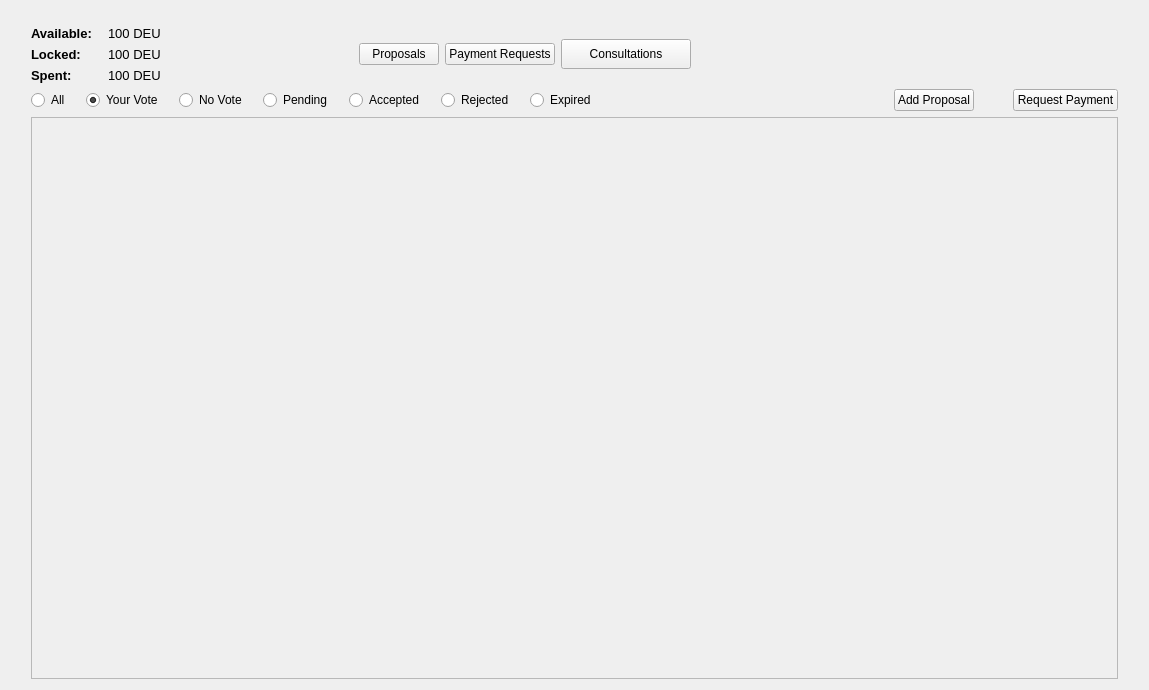
<?xml version="1.0" encoding="UTF-8"?>
<ui version="4.0">
 <class>CommunityFundPage</class>
 <widget class="QWidget" name="CommunityFundPage">
  <property name="geometry">
   <rect>
    <x>0</x>
    <y>0</y>
    <width>1149</width>
    <height>690</height>
   </rect>
  </property>
  <property name="windowTitle">
   <string>Form</string>
  </property>
  <layout class="QVBoxLayout" name="verticalLayout_2">
   <item>
    <layout class="QHBoxLayout" name="horizontalLayoutBase">
     <item>
      <spacer name="horizontalSpacer_3">
       <property name="orientation">
        <enum>Qt::Horizontal</enum>
       </property>
       <property name="sizeType">
        <enum>QSizePolicy::Fixed</enum>
       </property>
       <property name="sizeHint" stdset="0">
        <size>
         <width>20</width>
         <height>20</height>
        </size>
       </property>
      </spacer>
     </item>
     <item>
      <layout class="QVBoxLayout" name="verticalLayoutBase">
       <item>
        <spacer name="verticalSpacer">
         <property name="orientation">
          <enum>Qt::Vertical</enum>
         </property>
         <property name="sizeType">
          <enum>QSizePolicy::Maximum</enum>
         </property>
         <property name="sizeHint" stdset="0">
          <size>
           <width>40</width>
           <height>15</height>
          </size>
         </property>
        </spacer>
       </item>
       <item>
        <layout class="QHBoxLayout" name="horizontalLayoutMain">
         <item>
          <layout class="QVBoxLayout" name="verticalLayoutFundState">
           <item>
            <widget class="QLabel" name="labelAvailable">
             <property name="maximumSize">
              <size>
               <width>70</width>
               <height>17</height>
              </size>
             </property>
             <property name="font">
              <font>
               <pointsize>10</pointsize>
               <weight>75</weight>
               <bold>true</bold>
              </font>
             </property>
             <property name="text">
              <string>Available:</string>
             </property>
            </widget>
           </item>
           <item>
            <widget class="QLabel" name="labelLocked">
             <property name="maximumSize">
              <size>
               <width>70</width>
               <height>17</height>
              </size>
             </property>
             <property name="font">
              <font>
               <pointsize>10</pointsize>
               <weight>75</weight>
               <bold>true</bold>
              </font>
             </property>
             <property name="text">
              <string>Locked:</string>
             </property>
            </widget>
           </item>
           <item>
            <widget class="QLabel" name="labelSpent">
             <property name="maximumSize">
              <size>
               <width>70</width>
               <height>17</height>
              </size>
             </property>
             <property name="font">
              <font>
               <pointsize>10</pointsize>
               <weight>75</weight>
               <bold>true</bold>
              </font>
             </property>
             <property name="text">
              <string>Spent:</string>
             </property>
            </widget>
           </item>
          </layout>
         </item>
         <item>
          <spacer name="horizontalSpacer_9">
           <property name="orientation">
            <enum>Qt::Horizontal</enum>
           </property>
           <property name="sizeType">
            <enum>QSizePolicy::Fixed</enum>
           </property>
           <property name="sizeHint" stdset="0">
            <size>
             <width>10</width>
             <height>20</height>
            </size>
           </property>
          </spacer>
         </item>
         <item>
          <layout class="QVBoxLayout" name="verticalLayoutAmount">
           <item>
            <widget class="QLabel" name="labelAvailableAmount">
             <property name="maximumSize">
              <size>
               <width>1000</width>
               <height>17</height>
              </size>
             </property>
             <property name="font">
              <font>
               <pointsize>10</pointsize>
              </font>
             </property>
             <property name="text">
              <string>100 DEU</string>
             </property>
            </widget>
           </item>
           <item>
            <widget class="QLabel" name="labelLockedAmount">
             <property name="maximumSize">
              <size>
               <width>1000</width>
               <height>17</height>
              </size>
             </property>
             <property name="font">
              <font>
               <pointsize>10</pointsize>
              </font>
             </property>
             <property name="text">
              <string>100 DEU</string>
             </property>
            </widget>
           </item>
           <item>
            <widget class="QLabel" name="labelSpentAmount">
             <property name="maximumSize">
              <size>
               <width>1000</width>
               <height>17</height>
              </size>
             </property>
             <property name="font">
              <font>
               <pointsize>10</pointsize>
              </font>
             </property>
             <property name="text">
              <string>100 DEU</string>
             </property>
            </widget>
           </item>
          </layout>
         </item>
         <item>
          <spacer name="horizontalSpacer_2">
           <property name="orientation">
            <enum>Qt::Horizontal</enum>
           </property>
           <property name="sizeType">
            <enum>QSizePolicy::Expanding</enum>
           </property>
           <property name="sizeHint" stdset="0">
            <size>
             <width>0</width>
             <height>20</height>
            </size>
           </property>
          </spacer>
         </item>
         <item>
          <widget class="QPushButton" name="pushButtonProposals">
           <property name="text">
            <string>Proposals</string>
           </property>
          </widget>
         </item>
         <item>
          <widget class="QPushButton" name="pushButtonPaymentRequests">
           <property name="text">
            <string>Payment Requests</string>
           </property>
          </widget>
         </item>
         <item>
          <widget class="QPushButton" name="pushButtonConsultations">
           <property name="minimumSize">
            <size>
             <width>130</width>
             <height>30</height>
            </size>
           </property>
           <property name="maximumSize">
            <size>
             <width>130</width>
             <height>30</height>
            </size>
           </property>
           <property name="text">
            <string>Consultations</string>
           </property>
          </widget>
         </item>
         <item>
          <spacer name="horizontalSpacer_10">
           <property name="orientation">
            <enum>Qt::Horizontal</enum>
           </property>
           <property name="sizeType">
            <enum>QSizePolicy::Expanding</enum>
           </property>
           <property name="sizeHint" stdset="0">
            <size>
             <width>0</width>
             <height>20</height>
            </size>
           </property>
          </spacer>
         </item>
         <item>
          <spacer name="horizontalSpacer_11">
           <property name="orientation">
            <enum>Qt::Horizontal</enum>
           </property>
           <property name="sizeType">
            <enum>QSizePolicy::Fixed</enum>
           </property>
           <property name="sizeHint" stdset="0">
            <size>
             <width>235</width>
             <height>20</height>
            </size>
           </property>
          </spacer>
         </item>
        </layout>
       </item>
       <item>
        <layout class="QHBoxLayout" name="horizontalLayoutVote">
         <item>
          <widget class="QRadioButton" name="radioButtonAll">
           <property name="maximumSize">
            <size>
             <width>16777215</width>
             <height>20</height>
            </size>
           </property>
           <property name="text">
            <string>All</string>
           </property>
           <property name="iconSize">
            <size>
             <width>25</width>
             <height>25</height>
            </size>
           </property>
           <property name="checked">
            <bool>false</bool>
           </property>
          </widget>
         </item>
         <item>
          <spacer name="horizontalSpacer_8">
           <property name="orientation">
            <enum>Qt::Horizontal</enum>
           </property>
           <property name="sizeType">
            <enum>QSizePolicy::Fixed</enum>
           </property>
           <property name="sizeHint" stdset="0">
            <size>
             <width>10</width>
             <height>20</height>
            </size>
           </property>
          </spacer>
         </item>
         <item>
          <widget class="QRadioButton" name="radioButtonYourVote">
           <property name="maximumSize">
            <size>
             <width>16777215</width>
             <height>20</height>
            </size>
           </property>
           <property name="text">
            <string>Your Vote</string>
           </property>
           <property name="iconSize">
            <size>
             <width>25</width>
             <height>25</height>
            </size>
           </property>
           <property name="checked">
            <bool>true</bool>
           </property>
          </widget>
         </item>
         <item>
          <spacer name="horizontalSpacer_7">
           <property name="orientation">
            <enum>Qt::Horizontal</enum>
           </property>
           <property name="sizeType">
            <enum>QSizePolicy::Fixed</enum>
           </property>
           <property name="sizeHint" stdset="0">
            <size>
             <width>10</width>
             <height>20</height>
            </size>
           </property>
          </spacer>
         </item>
         <item>
          <widget class="QRadioButton" name="radioButtonNoVote">
           <property name="maximumSize">
            <size>
             <width>16777215</width>
             <height>20</height>
            </size>
           </property>
           <property name="text">
            <string>No Vote</string>
           </property>
           <property name="iconSize">
            <size>
             <width>25</width>
             <height>25</height>
            </size>
           </property>
          </widget>
         </item>
         <item>
          <spacer name="horizontalSpacer_14">
           <property name="orientation">
            <enum>Qt::Horizontal</enum>
           </property>
           <property name="sizeType">
            <enum>QSizePolicy::Fixed</enum>
           </property>
           <property name="sizeHint" stdset="0">
            <size>
             <width>10</width>
             <height>20</height>
            </size>
           </property>
          </spacer>
         </item>
         <item>
          <widget class="QRadioButton" name="radioButtonPending">
           <property name="maximumSize">
            <size>
             <width>16777215</width>
             <height>20</height>
            </size>
           </property>
           <property name="text">
            <string>Pending</string>
           </property>
           <property name="iconSize">
            <size>
             <width>25</width>
             <height>25</height>
            </size>
           </property>
          </widget>
         </item>
         <item>
          <spacer name="horizontalSpacer_6">
           <property name="orientation">
            <enum>Qt::Horizontal</enum>
           </property>
           <property name="sizeType">
            <enum>QSizePolicy::Fixed</enum>
           </property>
           <property name="sizeHint" stdset="0">
            <size>
             <width>10</width>
             <height>20</height>
            </size>
           </property>
          </spacer>
         </item>
         <item>
          <widget class="QRadioButton" name="radioButtonAccepted">
           <property name="maximumSize">
            <size>
             <width>16777215</width>
             <height>20</height>
            </size>
           </property>
           <property name="text">
            <string>Accepted</string>
           </property>
           <property name="iconSize">
            <size>
             <width>25</width>
             <height>25</height>
            </size>
           </property>
          </widget>
         </item>
         <item>
          <spacer name="horizontalSpacer_5">
           <property name="orientation">
            <enum>Qt::Horizontal</enum>
           </property>
           <property name="sizeType">
            <enum>QSizePolicy::Fixed</enum>
           </property>
           <property name="sizeHint" stdset="0">
            <size>
             <width>10</width>
             <height>20</height>
            </size>
           </property>
          </spacer>
         </item>
         <item>
          <widget class="QRadioButton" name="radioButtonRejected">
           <property name="maximumSize">
            <size>
             <width>16777215</width>
             <height>20</height>
            </size>
           </property>
           <property name="text">
            <string>Rejected</string>
           </property>
           <property name="iconSize">
            <size>
             <width>25</width>
             <height>25</height>
            </size>
           </property>
          </widget>
         </item>
         <item>
          <spacer name="horizontalSpacer_12">
           <property name="orientation">
            <enum>Qt::Horizontal</enum>
           </property>
           <property name="sizeType">
            <enum>QSizePolicy::Fixed</enum>
           </property>
           <property name="sizeHint" stdset="0">
            <size>
             <width>10</width>
             <height>20</height>
            </size>
           </property>
          </spacer>
         </item>
         <item>
          <widget class="QRadioButton" name="radioButtonExpired">
           <property name="text">
            <string>Expired</string>
           </property>
          </widget>
         </item>
         <item>
          <spacer name="horizontalSpacer">
           <property name="orientation">
            <enum>Qt::Horizontal</enum>
           </property>
           <property name="sizeType">
            <enum>QSizePolicy::Expanding</enum>
           </property>
           <property name="sizeHint" stdset="0">
            <size>
             <width>300</width>
             <height>20</height>
            </size>
           </property>
          </spacer>
         </item>
         <item>
          <widget class="QPushButton" name="pushButtonCreateProposal">
           <property name="text">
            <string>Add Proposal</string>
           </property>
          </widget>
         </item>
         <item>
          <spacer name="horizontalSpacer_13">
           <property name="orientation">
            <enum>Qt::Horizontal</enum>
           </property>
           <property name="sizeHint" stdset="0">
            <size>
             <width>40</width>
             <height>20</height>
            </size>
           </property>
          </spacer>
         </item>
         <item>
          <widget class="QPushButton" name="pushButtonCreatePaymentRequest">
           <property name="text">
            <string>Request Payment</string>
           </property>
          </widget>
         </item>
        </layout>
       </item>
       <item>
        <widget class="QScrollArea" name="scrollArea">
         <property name="widgetResizable">
          <bool>true</bool>
         </property>
         <widget class="QWidget" name="scrollAreaWidgetContents">
          <property name="geometry">
           <rect>
            <x>0</x>
            <y>0</y>
            <width>1059</width>
            <height>517</height>
           </rect>
          </property>
          <property name="sizePolicy">
           <sizepolicy hsizetype="Preferred" vsizetype="Preferred">
            <horstretch>0</horstretch>
            <verstretch>0</verstretch>
           </sizepolicy>
          </property>
          <layout class="QGridLayout" name="gridLayout_2">
           <item row="0" column="0">
            <layout class="QGridLayout" name="gridLayout">
             <property name="sizeConstraint">
              <enum>QLayout::SetMaximumSize</enum>
             </property>
            </layout>
           </item>
          </layout>
         </widget>
        </widget>
       </item>
      </layout>
     </item>
     <item>
      <spacer name="horizontalSpacer_4">
       <property name="orientation">
        <enum>Qt::Horizontal</enum>
       </property>
       <property name="sizeType">
        <enum>QSizePolicy::Fixed</enum>
       </property>
       <property name="sizeHint" stdset="0">
        <size>
         <width>20</width>
         <height>20</height>
        </size>
       </property>
      </spacer>
     </item>
    </layout>
   </item>
  </layout>
 </widget>
 <resources/>
 <connections/>
</ui>
